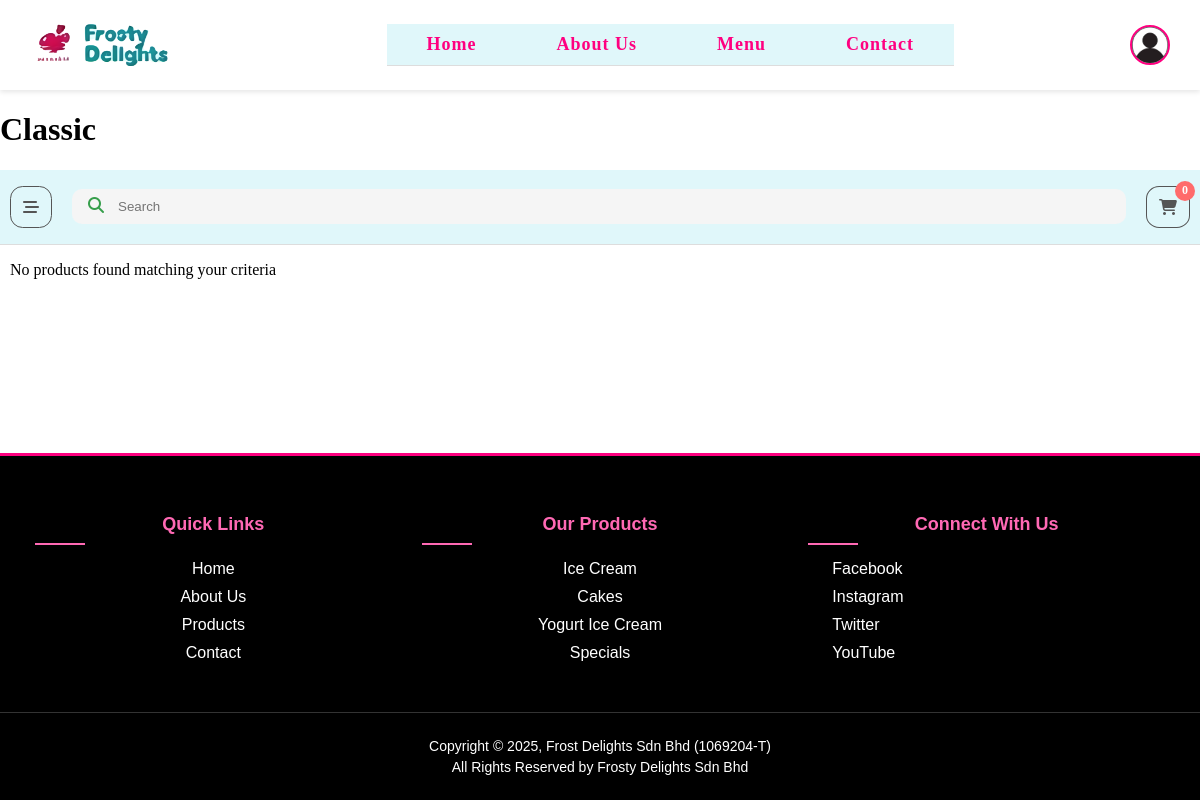
Page /modules/menu.php?category=Classic on the earlier database version.
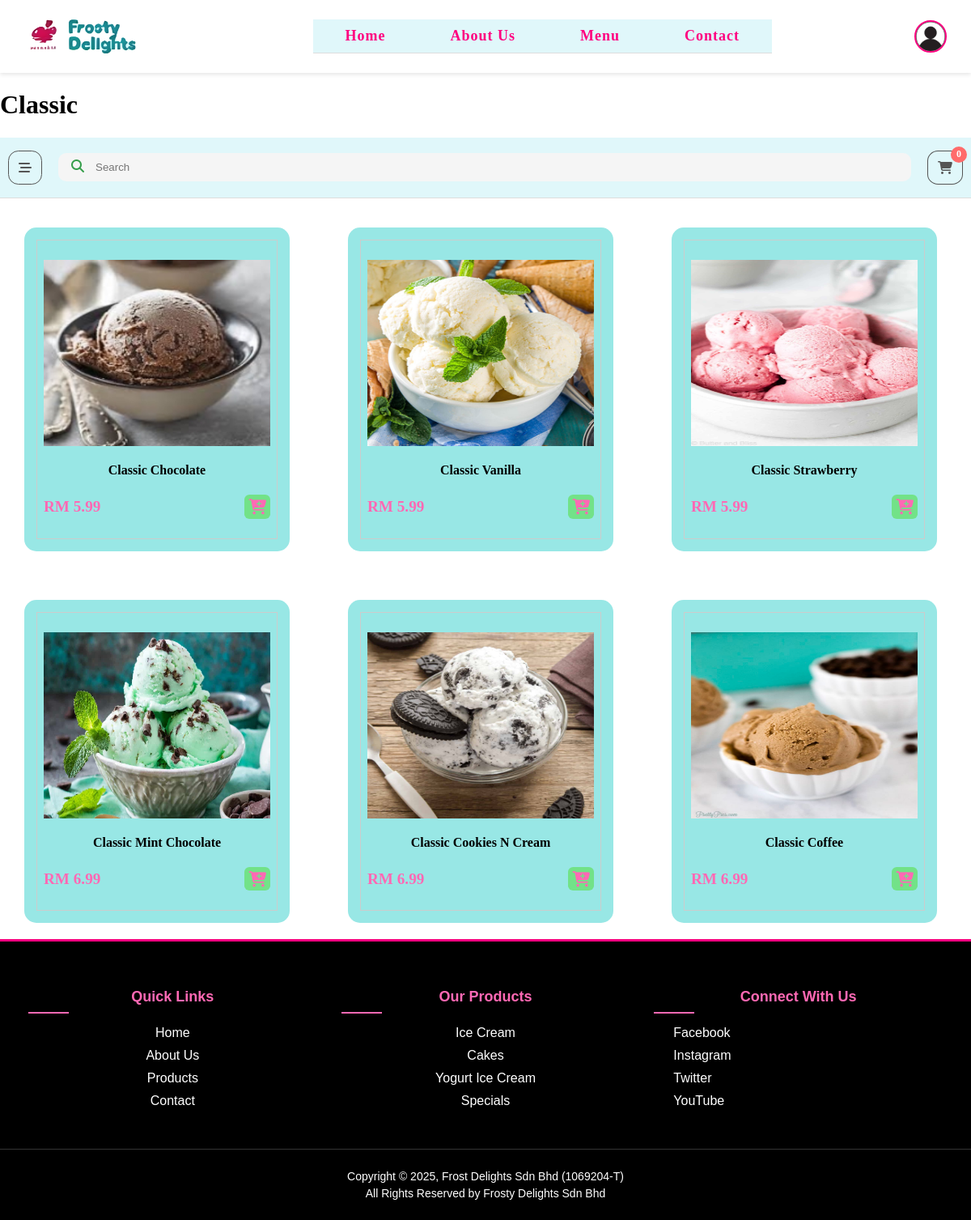
Same page on the later database version.
### tables this page shows
CREATE TABLE `product` (
  `id` char(4) NOT NULL,
  `name` varchar(100) NOT NULL,
  `category` varchar(100) NOT NULL,
  `Flavour` varchar(20) NOT NULL,
  `price` decimal(4,2) NOT NULL,
  `photo` varchar(100) NOT NULL,
  `Description` varchar(200) NOT NULL,
  `quantity` int(11) NOT NULL,
  `availability` tinyint(1) NOT NULL
);

### base.php (called while the page is built, shortened)
<?php
$_user = $_SESSION['user'] ?? null;
function isAdmin(): bool{
    return isset($_SESSION['role']) && $_SESSION['role'] == 'Admin';
}
function isCustomer(): bool{
    return isset($_SESSION['role']) && $_SESSION['role'] == 'Customer';
}

### modules/menu.php (the view, shortened to what this page needs)
<?php
require '../base.php';
$search = isset($_GET['search']) ? trim($_GET['search']) : '';
$category = isset($_GET['category']) ? trim($_GET['category']) : '';
if (!empty($search) && !empty($category)) {
    $stmt = $_db->prepare('SELECT * FROM assignment.product WHERE name LIKE ? AND category = ?');
    $stmt->execute(['%' . $search . '%', $category]);
    $arr = $stmt->fetchAll(PDO::FETCH_OBJ);
} elseif (!empty($search)) {
    $stmt = $_db->prepare('SELECT * FROM assignment.product WHERE name LIKE ?');
    $stmt->execute(['%' . $search . '%']);
    $arr = $stmt->fetchAll(PDO::FETCH_OBJ);
} elseif (!empty($category)) {
    $stmt = $_db->prepare('SELECT * FROM assignment.product WHERE category = ?');
    $stmt->execute([$category]);
    $arr = $stmt->fetchAll(PDO::FETCH_OBJ);
} else {
    $stmt = $_db->query('SELECT * FROM assignment.product');
    $arr = $stmt->fetchAll(PDO::FETCH_OBJ);
}
include '../header.php';
$categoryName = "All Products";
if (!empty($category)) {
    $categoryName = $category;
}
?>
<h1><?= $categoryName ?></h1>
<nav class="menu">
    <div class="menu-bar" id="category-menu-toggle">
        <i class="fa-solid fa-bars-staggered"></i>
    </div>
    <div class="search-box">
        <i class="fa-solid fa-magnifying-glass"></i>
        <input type="text" id="product-search" placeholder="Search" value="<?= htmlspecialchars($search) ?>"/>
    </div>
    <div class="cart">
        <i class="fa-solid fa-cart-shopping"></i>
        <span>0</span>
    </div>
</nav>
<div class="product-grid">
    <?php if (!empty($arr)): ?>
        <?php foreach ($arr as $product): ?>
        <div class="product_class">
            <div class="product" data-name="<?= $product->id ?>">
                <img src="/images/<?= $product->photo ?>">
                <h4 class="product-name"><?= $product->name?></h4>
                <div class="product-price">
                    <div class="price">RM <?= $product->price?></div>
                    <i class="fa-solid fa-cart-plus"></i>
                </div>
            </div>
        </div>
        <?php endforeach; ?>
    <?php else: ?>
        <div class="no-products">No products found matching your criteria</div>
    <?php endif; ?>
</div>
<?php
include '../footer.php';
?>

### header.php (shortened to what this page needs)
<?php
$base_path = '';
if (strpos($_SERVER['PHP_SELF'], '/modules/') !== false) {
    $base_path = '../';
}
?>
<!DOCTYPE html>
<html lang="en">
<head>
    <link rel="stylesheet" href="../css/style.css">
    <link rel="stylesheet" href="https://cdnjs.cloudflare.com/ajax/libs/font-awesome/6.4.0/css/all.min.css">
</head>
<body>
    <header>
        <div class="logo">
            <a href="<?php echo isset($_SESSION['role']) && $_SESSION['role'] == 'Admin' ? '/modules/adminPage.php' : '/index.php'; ?>">
                <img src="/images/logo.png" alt="Frost Delights Logo">
            </a>
        </div>
<nav>
    <ul class="main-menu">
        <?php if (isAdmin()): ?>
            <li><a href="<?= $base_path ?>modules/adminPage.php">Home</a></li>
            <li><a href="<?= $base_path ?>modules/memberMain.php">Member</a></li>
            <li><a href="<?= $base_path ?>modules/productMain.php">Product</a></li>
            <li><a href="<?= $base_path ?>modules/orderMain.php">Order</a></li>
        <?php else: ?>
            <li><a href="<?= $base_path ?>index.php">Home</a></li>
            <li><a href="javascript:void(0);" onclick="window.location.href='<?= $base_path ?>modules/customerlogin.php?redirect=aboutus'">About Us</a></li>
            <li><a href="javascript:void(0);" onclick="window.location.href='<?= $base_path ?>modules/customerlogin.php?redirect=menu'">Menu</a></li>
            <li><a href="javascript:void(0);" onclick="window.location.href='<?= $base_path ?>modules/customerlogin.php?redirect=contact'">Contact</a></li>
        <?php endif; ?>
    </ul>
</nav>
        <div class="user-profile">
            <?php if ($_user): ?>
                <div class="dropdown">
                    <div class="profile-pic-container">
                        <img src=<?= "$_user->profile_picture" ?? "/assets/images/default-user.png"?> alt="Profile" class="profile-pic">
                    </div>
                    <div class="dropdown-content">
                        <?php if (isAdmin()): ?>
                            <span class="user-name">Admin <?= $_user->name ?? 'User' ?></span>
                        <?php else: ?>
                            <span class="user-name"><?= $_user->name ?? 'User' ?></span>
                        <?php endif; ?>
                        <div class="dropdown-menu">
                            <?php if (isAdmin()): ?>
                                <a href="/modules/adminProfile.php"><?= $_user->name ?? 'Admin' ?>'s Profile</a>
                                <a href="/modules/adminPage.php">Admin Dashboard</a>
                            <?php else: ?>
                                <a href="/modules/customerprofile.php">My Profile</a>
                                <a href="/modules/orders.php">My Orders</a>
                            <?php endif; ?>
                            <a href="/modules/logout.php">Logout</a>
                        </div>
                    </div>
                </div>
            <?php else: ?>
                <div class="dropdown">
                    <div class="profile-pic-container">
                        <img src="/images/loginIcon.png" alt="Login" class="profile-pic">
                    </div>
                </div>
            <?php endif; ?>
        </div>
    </header>
    <body>
        <main>

### footer.php (shortened to what this page needs)
</main>
<footer class="modern-footer">
    <div class="footer-container">
        <div class="footer-section">
            <h3>Quick Links</h3>
            <ul>
                <li><a href="index.php">Home</a></li>
                <li><a href="about.php">About Us</a></li>
                <li><a href="products.php">Products</a></li>
                <li><a href="contact.php">Contact</a></li>
            </ul>
        </div>
        <div class="footer-section">
            <h3>Our Products</h3>
            <ul>
                <li><a href="menu.php">Ice Cream</a></li>
                <li><a href="menu.php">Cakes</a></li>
                <li><a href="menu.php">Yogurt Ice Cream</a></li>
                <li><a href="menu.php">Specials</a></li>
            </ul>
        </div>
        <div class="footer-section">
            <h3>Connect With Us</h3>
            <ul class="social-links">
                <li><a href="#"><i class="fa fa-facebook"></i> Facebook</a></li>
                <li><a href="#"><i class="fa fa-instagram"></i> Instagram</a></li>
                <li><a href="#"><i class="fa fa-twitter"></i> Twitter</a></li>
                <li><a href="#"><i class="fa fa-youtube"></i> YouTube</a></li>
            </ul>
        </div>
    </div>
    <div class="footer-bottom">
        <p>Copyright &copy; <?= date('Y')?>, Frost Delights Sdn Bhd (1069204-T)</p>
        <p>All Rights Reserved by Frosty Delights Sdn Bhd</p>
    </div>
</footer>
<link rel="stylesheet" href="https://cdnjs.cloudflare.com/ajax/libs/font-awesome/5.15.3/css/all.min.css">
</body>
</html>

### footer.php (style rules this page uses)
.modern-footer { background-color: #000; color: #fff; padding: 40px 0 20px; font-family: Arial, sans-serif; }
.footer-container { display: flex; flex-wrap: wrap; justify-content: space-around; max-width: 1200px; margin: 0 auto; padding: 0 20px; }
.footer-section { flex: 1; min-width: 200px; margin-bottom: 20px; padding: 0 15px; }
.footer-section h3 { color: #ff69b4; font-size: 18px; margin-bottom: 15px; font-weight: 600; position: relative; padding-bottom: 10px; }
.footer-section h3:after { content: ''; position: absolute; left: 0; bottom: 0; width: 50px; height: 2px; background-color: #ff69b4; }
.footer-section ul { list-style: none; padding: 0; margin: 0; }
.footer-section ul li { margin-bottom: 10px; }
.footer-section ul li a { color: #fff; text-decoration: none; transition: color 0.3s ease; }
.social-links li a { display: flex; align-items: center; }
.social-links li a i { margin-right: 8px; }
.footer-bottom { text-align: center; padding-top: 20px; margin-top: 20px; border-top: 1px solid #333; }
.footer-bottom p { margin: 5px 0; font-size: 14px; }

Differences in the rows shown:
added product: photo (picture), name "Classic Chocolate", price "5.99"
added product: photo (picture), name "Classic Vanilla", price "5.99"
added product: photo (picture), name "Classic Strawberry", price "5.99"
added product: photo (picture), name "Classic Mint Chocolate", price "6.99"
added product: photo (picture), name "Classic Cookies N Cream", price "6.99"
added product: photo (picture), name "Classic Coffee", price "6.99"
Other differences:
text no longer shown: "No products found matching your criteria"
